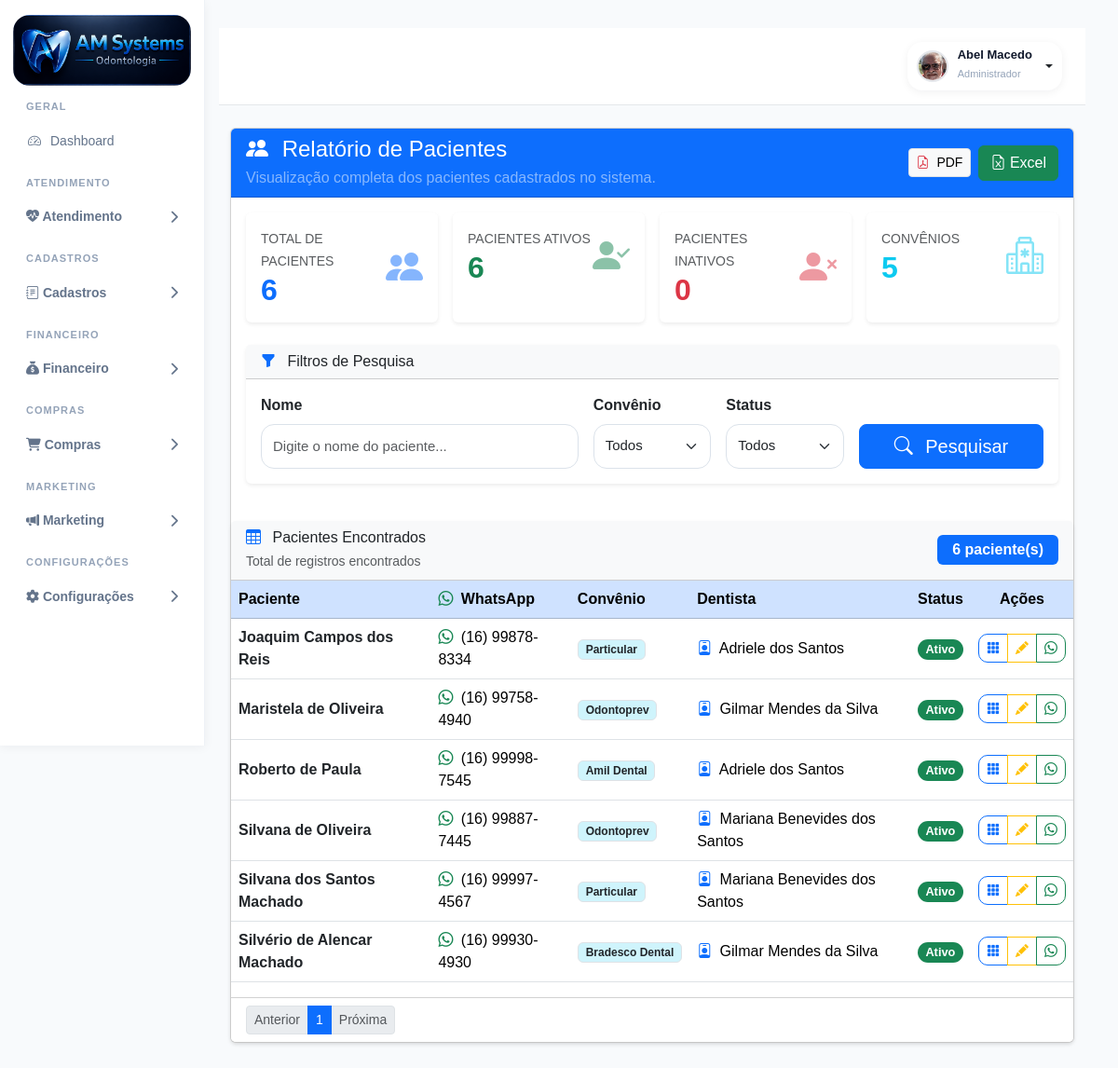
Before: /relatorios/pacientes/ (signed in) with the older database file.
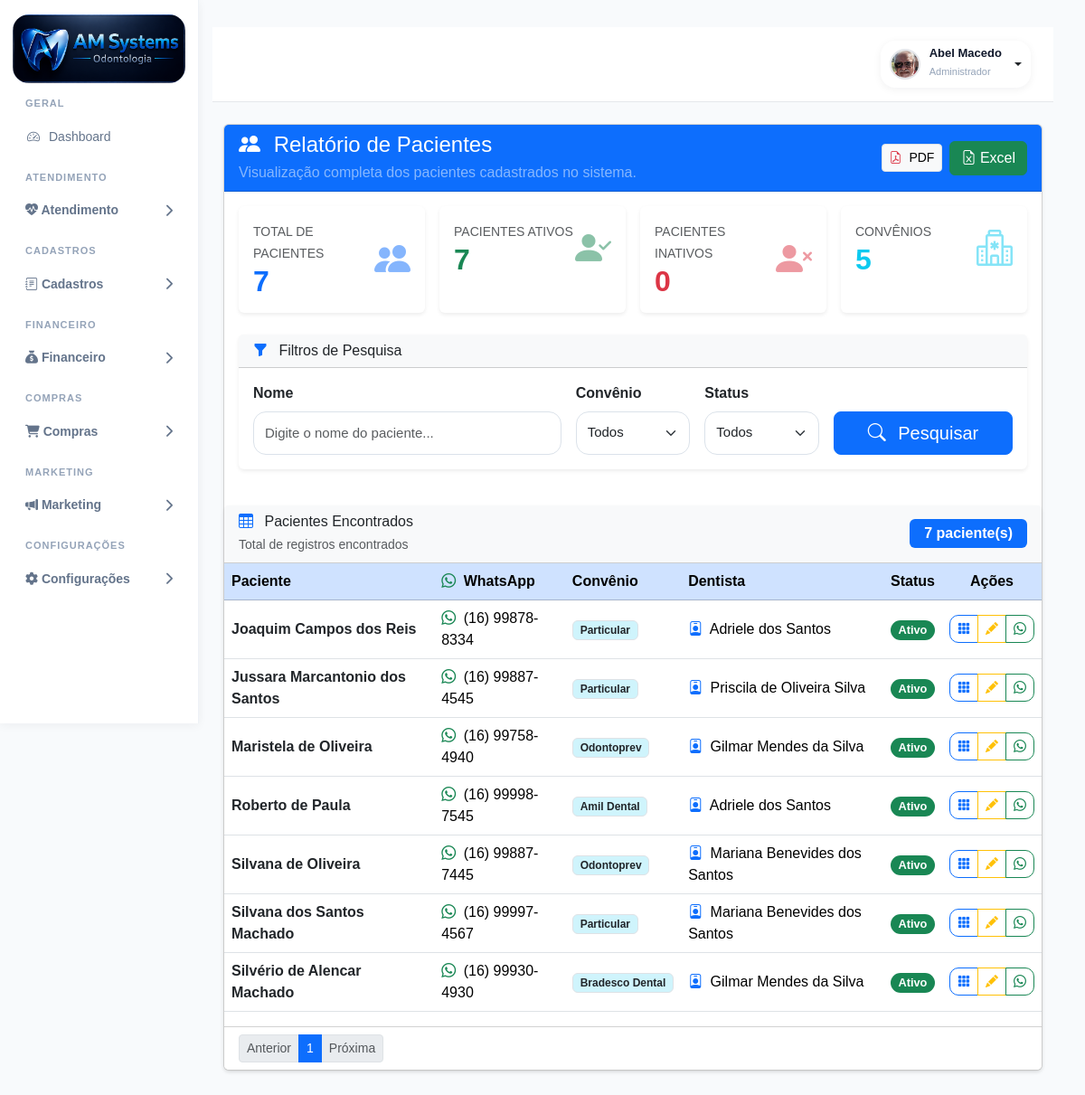
After: the same page with the newer database file.
### accounts/models.py (models this page shows, shortened)
class Paciente(models.Model):
    foto = models.ImageField(
        upload_to='pacientes/',
        blank=True,
        null=True
    )
    nome = models.CharField(
        max_length=200
    )
    cpf = models.CharField(
        max_length=14,
        blank=True,
        null=True
    )
    rg = models.CharField(
        max_length=20,
        blank=True,
        null=True
    )
    nascimento = models.DateField(
        blank=True,
        null=True
    )
    genero = models.CharField(
        max_length=20,
        blank=True,
        null=True
    )
    estado_civil = models.CharField(
        max_length=30,
        blank=True,
        null=True
    )
    profissao = models.CharField(
        max_length=100,
        blank=True,
        null=True
    )
    telefone = models.CharField(
        "Telefone",
        max_length=20,
        blank=True,
        null=True,
    )
    whatsapp = models.CharField(
        "WhatsApp",
        max_length=20,
        blank=True,
        null=True,
    )
    email = models.EmailField(
        "E-mail",
        blank=True,
        null=True,
    )
    cep = models.CharField(
        "CEP",
        max_length=10,
        blank=True,
        null=True,
    )
    endereco = models.CharField(
        "Endereço",
        max_length=255,
        blank=True,
        null=True,
    )
    numero = models.CharField(
        "Número",
        max_length=20,
        blank=True,
        null=True,
    )
    complemento = models.CharField(
        "Complemento",
        max_length=100,
        blank=True,
        null=True,
    )
    bairro = models.CharField(
        "Bairro",
        max_length=100,
        blank=True,
        null=True,
    )
    cidade = models.CharField(
        "Cidade",
        max_length=100,
        blank=True,
        null=True,
        db_index=True,
    )
    estado = models.CharField(
        "UF",
        max_length=2,
        blank=True,
        null=True,
    )
    convenio = models.CharField(
        "Convênio",
        max_length=100,
        blank=True,
        null=True,
    )
    carteirinha = models.CharField(
        "Carteirinha",
        max_length=100,
        blank=True,
        null=True,
    )
    alergias = models.TextField(
        "Alergias",
        blank=True,
        null=True,
    )
    medicamentos = models.TextField(
        "Medicamentos em uso",
        blank=True,
        null=True,
    )
    observacoes = models.TextField(
        "Observações",
        blank=True,
        null=True,
    )
    responsavel = models.CharField(
        "Responsável",
        max_length=200,
        blank=True,
        null=True,
    )
    cpf_responsavel = models.CharField(
        "CPF do Responsável",
        max_length=14,
        blank=True,
        null=True,
    )
    telefone_responsavel = models.CharField(
        "Telefone do Responsável",
        max_length=20,
        blank=True,
        null=True,
    )
    dentista = models.ForeignKey(
        User,
        verbose_name="Dentista Responsável",
        on_delete=models.SET_NULL,
        null=True,
        blank=True,
        related_name="pacientes_responsavel",
    )
    ativo = models.BooleanField(
        default=True,
    )
    criado_em = models.DateTimeField(
        auto_now_add=True,
    )
    atualizado_em = models.DateTimeField(
        auto_now=True,
    )

### accounts/views.py (the view, shortened to what this page needs)
@login_required
def relatorio_pacientes(request):
    pacientes = Paciente.objects.all()
    q = request.GET.get('q')
    if q:
        pacientes = pacientes.filter(
            nome__icontains=q
        )
    convenio = request.GET.get("convenio")
    status = request.GET.get('status')
    if status != "":
        if status == "1":
            pacientes = pacientes.filter(
                ativo=True
            )
        elif status == "0":
            pacientes = pacientes.filter(
                ativo=False
            )
    pacientes = pacientes.order_by('nome')
    paginator = Paginator(
        pacientes,
        20
    )
    page = request.GET.get('page')
    pacientes = paginator.get_page(page)
    convenios = Convenio.objects.all()
    total_pacientes = Paciente.objects.count()
    pacientes_ativos = Paciente.objects.filter(
        ativo=True
    ).count()
    pacientes_inativos = Paciente.objects.filter(
        ativo=False
    ).count()
    total_convenios = Convenio.objects.count()
    context = {
        'pacientes': pacientes,
        'convenios': convenios,
        'total_pacientes': total_pacientes,
        'pacientes_ativos': pacientes_ativos,
        'pacientes_inativos': pacientes_inativos,
        'total_convenios': total_convenios,
    }
    return render(
        request,
        'accounts/relatorios/pacientes.html',
        context
    )

### accounts/permissions.py (called while the page is built, shortened)
def tem_permissao(usuario, codigo_modulo, acao="visualizar"):
    print("=" * 60)
    print("USUÁRIO:", usuario.username)
    print("MÓDULO:", codigo_modulo)
    print("AÇÃO:", acao)
    if not usuario.is_authenticated:
        print("Usuário não autenticado")
        return False
    if usuario.is_superuser:
        print("Superusuário")
        return True

### accounts/templatetags/permissions_tags.py (called while the page is built)
@register.simple_tag
def possui_permissao(user, modulo, acao="visualizar"):
    print(
        "TAG:",
        user.username,
        modulo,
        acao
    )
    from accounts.permissions import tem_permissao
    resultado = tem_permissao(user, modulo, acao)
    print("RESULTADO:", resultado)
    return resultado

### accounts/templates/accounts/relatorios/pacientes.html (shortened to what the changed rows need)
{% extends 'accounts/base.html' %}
{% load static %}
{% block content %}
<div class="container-fluid mt-4">
    <div class="card shadow-sm">
        <div class="card-body">
            <div class="row g-3 mb-4">
                <div class="col-xl-3 col-md-6">
                    <div class="card border-0 shadow-sm h-100">
                        <div class="card-body">
                            <div class="d-flex justify-content-between align-items-center">
                                <div>
                                    <small class="text-muted text-uppercase">
                                        Total de Pacientes
                                    </small>
                                    <h2 class="fw-bold text-primary mb-0">
                                        {{ total_pacientes }}
                                    </h2>
                                </div>
                            </div>
                        </div>
                    </div>
                </div>
                <div class="col-xl-3 col-md-6">
                    <div class="card border-0 shadow-sm h-100">
                        <div class="card-body">
                            <div class="d-flex justify-content-between align-items-center">
                                <div>
                                    <small class="text-muted text-uppercase">
                                        Pacientes Ativos
                                    </small>
                                    <h2 class="fw-bold text-success mb-0">
                                        {{ pacientes_ativos }}
                                    </h2>
                                </div>
                            </div>
                        </div>
                    </div>
                </div>
                <div class="col-xl-3 col-md-6">
                    <div class="card border-0 shadow-sm h-100">
                        <div class="card-body">
                            <div class="d-flex justify-content-between align-items-center">
                                <div>
                                    <h2 class="fw-bold text-danger mb-0">
                                        {{ pacientes_inativos }}
                                    </h2>
                                </div>
                            </div>
                        </div>
                    </div>
                </div>
                <div class="col-xl-3 col-md-6">
                    <div class="card border-0 shadow-sm h-100">
                        <div class="card-body">
                            <div class="d-flex justify-content-between align-items-center">
                                <div>
                                    <h2 class="fw-bold text-info mb-0">
                                        {{ total_convenios }}
                                    </h2>
                                </div>
                            </div>
                        </div>
                    </div>
                </div>
            </div>
        </div>
        <div class="card border-0 shadow-sm">
            <div class="card-header bg-light">
                <div class="d-flex justify-content-between align-items-center flex-wrap gap-3">
                    <div class="d-flex align-items-center gap-2">
                        <span class="badge bg-primary fs-6 px-3 py-2">
                            {{ pacientes|length }} paciente(s)
                        </span>
                    </div>
                </div>
            </div>
            <div class="card-body p-0">
                <div class="table-responsive">
                    <table class="table table-hover align-middle">
                        <thead class="table-primary">
                            <tr>
                                <th>Paciente</th>
                                <th>
                                    <i class="bi bi-whatsapp text-success me-1"></i>
                                    WhatsApp
                                </th>
                                <th>Convênio</th>
                                <th>Dentista</th>
                                <th>Status</th>
                                <th class="text-center">
                                    Ações
                                </th>
                            </tr>
                        </thead>
                        <tbody>
                            {% for paciente in pacientes %}
                            <tr>
                                <td>
                                    <div class="fw-semibold text-dark">
                                        {{ paciente.nome }}
                                    </div>
                                </td>
                                <td>
                                    <i class="bi bi-whatsapp me-1 text-success"></i>
                                    {{ paciente.whatsapp|default:paciente.telefone }}
                                </td>
                                <td>
                                    <span class="badge bg-info-subtle text-dark border">
                                        {{ paciente.convenio|default:"Particular" }}
                                    </span>
                                </td>
                                <td>
                                    {% if paciente.dentista %}
                                    <i class="bi bi-person-badge me-1 text-primary"></i>
                                    {{ paciente.dentista.get_full_name|default:paciente.dentista.username }}
                                    {% else %}
                                    —
                                    {% endif %}
                                </td>
                                <td>
                                    {% if paciente.ativo %}
                                    <span class="badge rounded-pill bg-success">
                                        Ativo
                                    </span>
                                    {% else %}
                                    <span class="badge rounded-pill bg-danger">
                                        Inativo
                                    </span>
                                    {% endif %}
                                </td>
                                <td class="text-center">
                                    <div class="btn-group btn-group-sm">
                                        <a href="{% url 'odontograma' paciente.id %}" class="btn btn-outline-primary"
                                            title="Odontograma">
                                            <i class="bi bi-grid-3x3-gap-fill"></i>
                                        </a>
                                        <a href="{% url 'editar_paciente' paciente.id %}"
                                            class="btn btn-outline-warning" title="Editar">
                                            <i class="bi bi-pencil-fill"></i>
                                        </a>
                                        <a href="https://wa.me/55{{ paciente.telefone|cut:'('|cut:')'|cut:'-'|cut:' ' }}"
                                            target="_blank" class="btn btn-outline-success btn-sm" title="WhatsApp">
                                            <i class="bi bi-whatsapp"></i>
                                        </a>
                                    </div>
                                </td>
                            </tr>
                            {% empty %}
                            <tr>
                                <td colspan="5" class="text-center text-muted">
                                    Nenhum paciente encontrado.
                                </td>
                            </tr>
                            {% endfor %}
                        </tbody>
                    </table>
                </div>
                <div class="card-footer bg-white">
                    <div class="d-flex justify-content-between align-items-center flex-wrap gap-3">
                        <nav>
                            <ul class="pagination pagination-sm mb-0">
                                {% for num in pacientes.paginator.page_range %}
                                {% if pacientes.number == num %}
                                <li class="page-item active">
                                    <span class="page-link">
                                        {{ num }}
                                    </span>
                                </li>
                                {% endif %}
                                {% endfor %}
                            </ul>
                        </nav>
                    </div>
                </div>
            </div>
        </div>
        {% endblock %}

Changed rows visible on the page:
added Paciente: nome "Jussara Marcantonio dos Santos", whatsapp "(16) 99887-4545", convenio "Particular", dentista.get_full_name "Priscila de Oliveira Silva", ativo "Ativo"
Other visible differences:
{{ total_pacientes }}: "6" → "7"
{{ pacientes_ativos }}: "6" → "7"
{{ pacientes|length }}: "6" → "7"
